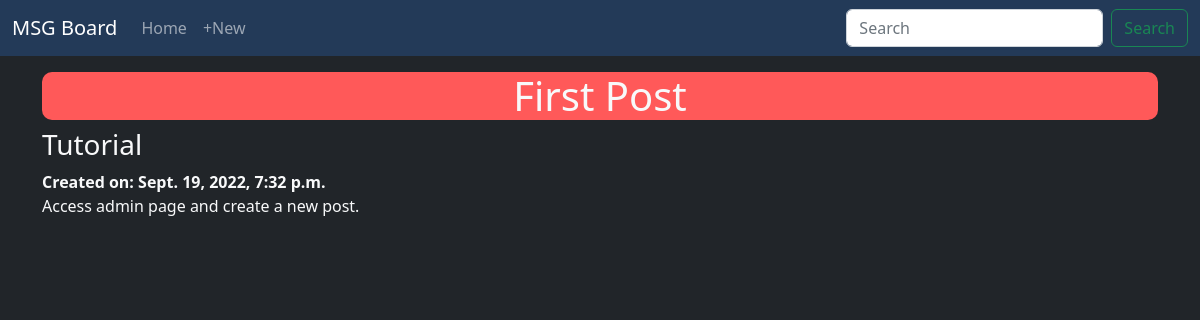
The app's page /posts/1/ with its own data.
### posts/models.py (models this page shows, shortened)
class Post(models.Model):
    title = models.CharField(max_length=256)
    subtitle = models.CharField(max_length=256)
    body = models.TextField()
    created_on = models.DateTimeField(auto_now_add=True)

### posts/views.py (the view)
# urls.py: path('<int:pk>/', PostDetailView.as_view(), name='detail'),
class PostDetailView(DetailView):
    template_name: str="posts/detail.html"
    model = Post

### templates/posts/detail.html (shortened to what this page needs)
{% extends 'base.html' %}
{% block content %}
<div class="container">
    <h1 class="text-center" style="background-color: #ff5959; border-radius: 10px">{{ post.title }}</h1>
</div>
<div class="container">
    <h3>{{ post.subtitle }}</h3>
    <strong>Created on: {{ post.created_on }}</strong>
    <p>{{ post.body }}</p>
</div>
{% endblock content %}

### records on screen
Post: title "First Post", subtitle "Tutorial", created_on "Sept. 19, 2022, 7:32 p.m.", body "Access admin page and create a new post."
